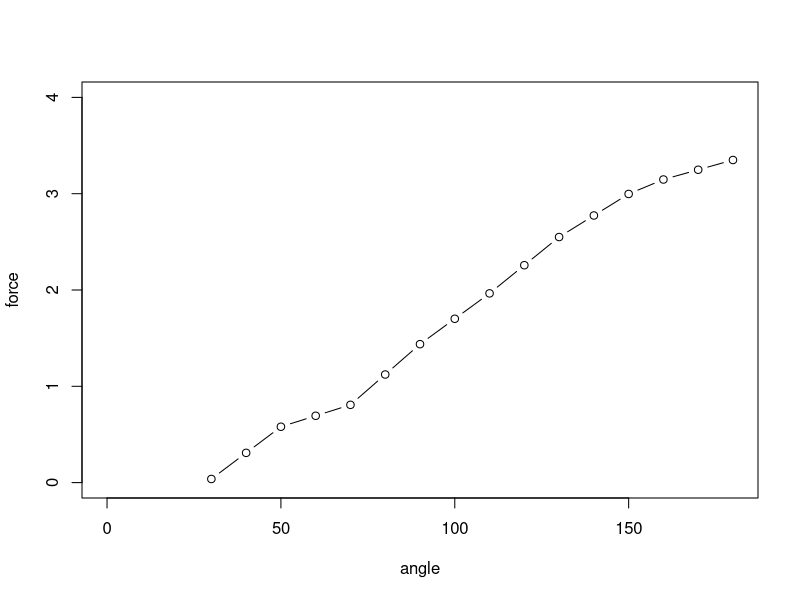

Source code (R): (Note: this script raises an error after producing the figure.)
force <- c( 0.0375, 0.30875,  0.5800, 0.69375, 0.8075,
            1.1225,  1.4375, 1.70125,  1.9650, 2.2575, 2.5500,
           2.77375,  2.9975,  3.1475, 3.24875, 3.3500)
angle <- seq(from = 30, to = 180, by = 10)

a2f <- data.frame(angle = angle, force = force)

plot(angle, force, type = "b", xlim = c(0, 180), ylim = c(0, 4))

#interpolation <- function(big, small, goal) {
#  b <- which(a2f$angle == big)
#  s <- which(a2f$angle == small)
#  a2f$force[b] - ((big - goal) / (big - small) * (a2f$force[b] - a2f$force[s]))
#}

force_ci <- temp_degree %>% group_by(Tester.Name) %>%
  summarise(mm = mean(Degree))

force_ci <- data.frame(force_ci)
force_ci_new <- vapply(force_ci$mm, function(x) interpolation_new(x), numeric(1))
#force_ci <- c(interpolation(110, 100, force_ci$mm[1]),
#  interpolation(100, 90, force_ci$mm[2]),
#  interpolation(100, 90, force_ci$mm[3]),
#  interpolation(80, 70, force_ci$mm[4]),
#  interpolation(110, 100, force_ci$mm[5]),
#  interpolation(80, 70, force_ci$mm[6]),
#  interpolation(90, 80, force_ci$mm[7]),
#  interpolation(110, 100, force_ci$mm[8]),
#  interpolation(110, 100, force_ci$mm[9]))

# last five trials' mean and sd
m <- mean(force_ci_new)
std <- sd(force_ci_new)
m
m + 1.96 * std / sqrt(9)
m - 1.96 * std / sqrt(9)

#
interpolation_new <- function(goal) {
  small <- goal - (goal %% 10)
  big <- small + 10
  b <- which(a2f$angle == big)
  s <- which(a2f$angle == small)
  a2f$force[b] - ((big - goal) / (big - small) * (a2f$force[b] - a2f$force[s]))
}

#
dta_all$force <- vapply(dta_all$Degree, function(x) interpolation_new(x), numeric(1))

dta_by_trial_force <- dta_all %>% group_by(Tester.Name, Counter) %>%
  summarise(trial_name_m = mean(force)) %>%
  group_by(Counter) %>%
  summarise(trial_m = mean(trial_name_m), trial_sd = sd(trial_name_m))
dta_by_trial_force <- as.data.frame(dta_by_trial_force)
dta_by_trial_force

#
ggplot(dta_by_trial_force, aes(x = Counter, y = trial_m)) +
  geom_errorbar(aes(ymin = trial_m - trial_sd, ymax = trial_m + trial_sd),
                width = .2, size = .3) +
  geom_line() +
  geom_hline(yintercept = m, linetype = 2) +
  geom_point(size = 2) +
  labs( x = "Trial No: 1 - 24", y = "Force in N") + # one side? to KG?
  theme_bw() +
  scale_y_continuous(breaks = seq(0, 4, 0.5), limits = c(0, 4)) 
